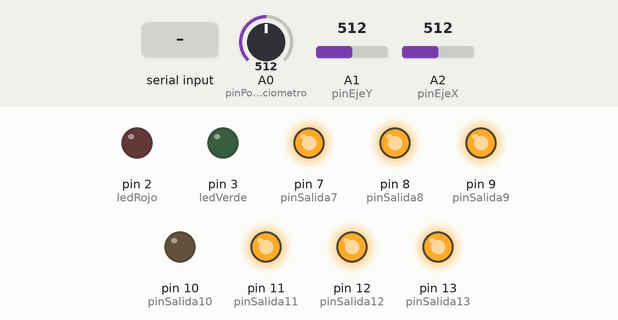
Simulated run of this sketch. Board: Arduino Uno, built with avr-gcc and run on an emulated ATmega328P. Parts: output pins drawn as LEDs (lit = HIGH). Inputs (shaded band) come from the test bench; at power-on: A0 (pinPotenciometro) = 512, A1 (pinEjeY) = 512, A2 (pinEjeX) = 512. What the sketch prints to the serial monitor is not drawn.

Above: at 1.2 s.
1.3 s: "1" received over Serial
At 2.3 s:
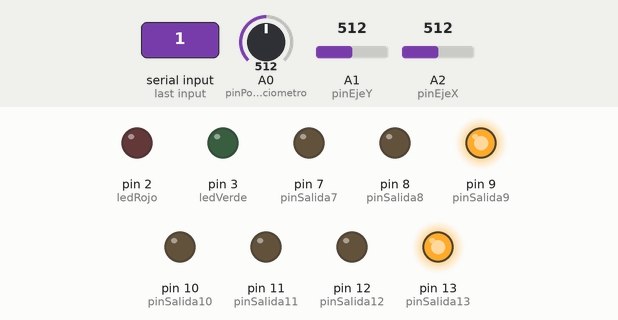
2.8 s: byte 54 (54) received over Serial
At 3.9 s:
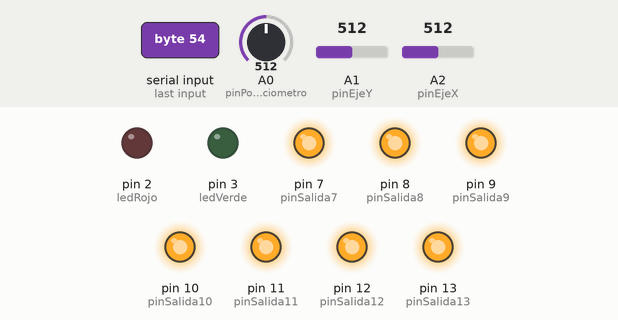
5.8 s: byte 55 (55) received over Serial
At 7.0 s:
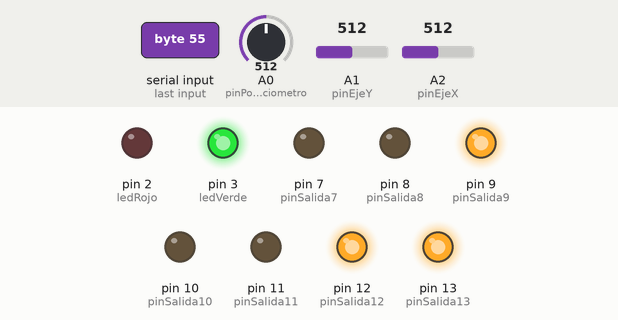
7.3 s: byte 57 (57) received over Serial
At 7.7 s:
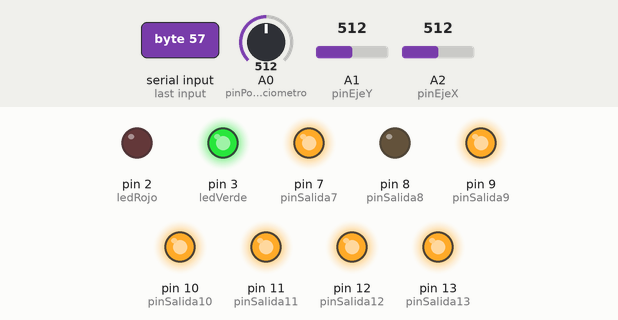
8.8 s: "0" received over Serial
At 9.9 s:
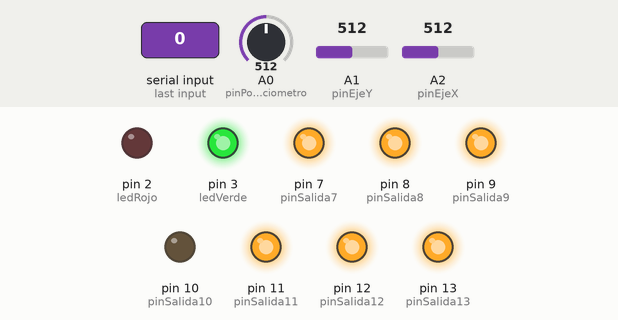
10.3 s: "2" received over Serial
At 11.5 s:
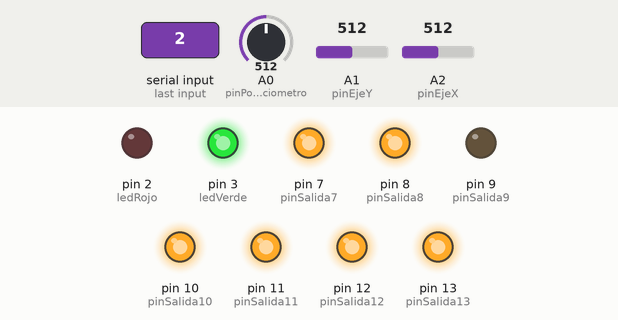
Timing chart, 0 to 12.8 s (numbered marks = the images above; inputs shaded):
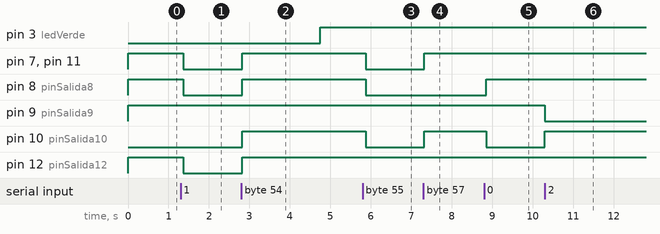

Measured:
- after the input at 1.3 s, pin 7 (pinSalida7), pin 8 (pinSalida8), pin 11 (pinSalida11), pin 12 (pinSalida12): HIGH → LOW after 0.07 s
- after the input at 2.8 s, pin 7 (pinSalida7), pin 8 (pinSalida8), pin 10 (pinSalida10), pin 11 (pinSalida11), pin 12 (pinSalida12): LOW → HIGH at once
- after the input at 5.8 s, pin 7 (pinSalida7), pin 8 (pinSalida8), pin 10 (pinSalida10), pin 11 (pinSalida11): HIGH → LOW after 0.08 s
- after the input at 7.3 s, pin 7 (pinSalida7), pin 10 (pinSalida10), pin 11 (pinSalida11): LOW → HIGH at once
- after the input at 8.8 s, pin 8 (pinSalida8): LOW → HIGH after 0.05 s; pin 10 (pinSalida10): HIGH → LOW after 0.05 s
- after the input at 10.3 s, pin 9 (pinSalida9): HIGH → LOW at once; pin 10 (pinSalida10): LOW → HIGH at once

The sketch:

Atari_Controll.ino
```cpp
//Down Leds Variables
#define ledVerde 3
#define ledAzul 1
#define ledRojo 2
int contador = 0;

// Counter Variables
#define pinSalida7 7
#define pinSalida8 8
#define pinSalida9 9
#define pinSalida10 10
#define pinSalida11 11
#define pinSalida12 12
#define pinSalida13 13
int data;

// Analogic Variables
#define pinPotenciometro A0
#define pinEjeY A1
#define pinEjeX A2
int potenciometro;
int ejeY;
int ejeX;
String w = "w";
String s = "s";

void setup() {
  // Inicializa los pines
  Serial.begin(9600);
  pinMode(pinSalida7, OUTPUT);
  pinMode(pinSalida8, OUTPUT);
  pinMode(pinSalida9, OUTPUT);
  pinMode(pinSalida10, OUTPUT);
  pinMode(pinSalida11, OUTPUT);
  pinMode(pinSalida12, OUTPUT);
  pinMode(pinSalida13, OUTPUT);

  pinMode(ledVerde, OUTPUT);
  pinMode(ledAzul, OUTPUT);
  pinMode(ledRojo, OUTPUT);

  // Inicia el contador en 0
  digitalWrite(pinSalida9, HIGH); digitalWrite(pinSalida8, HIGH); digitalWrite(pinSalida13, HIGH); digitalWrite(pinSalida12, HIGH); digitalWrite(pinSalida11, HIGH); digitalWrite(pinSalida7, HIGH); //0
}

void loop() {
  //Encendido de Led inferiores
  contador += 1 ;
  if (contador % 60 == 0){
    digitalWrite(ledVerde, HIGH);//pone 5V en el pin (enciende el LED)
    digitalWrite(ledRojo, LOW);
  }
  else if (contador % 120 == 0){
    digitalWrite(ledAzul, HIGH);
   digitalWrite(ledVerde, LOW);
  }
  else if (contador & 20 == 0){
    digitalWrite(ledRojo, HIGH);
    digitalWrite(ledAzul, LOW);
  }


  // Lectura del Joystick
  ejeY = analogRead(pinEjeY);
  ejeX = analogRead(pinEjeX);
  //Serial.print(ejeX); Serial.print("  "); Serial.println(ejeY);  // Impime los valores del Joystick
  /*if (ejeX > 900)  // Eje X Joystick
    Serial.println(s);
  if (ejeX < 700)  // Eje X Joystick
    Serial.println(w);*/
  if (ejeY < 700)  // Eje Y Joystick
    Serial.println(w);
  if (ejeY > 900)  // Eje Y Joystick
    Serial.println(s);


  // Lectura del potenciometro
  potenciometro = analogRead(pinPotenciometro);
  if (potenciometro > 1000)
    Serial.println(1);
  else if (potenciometro > 1000)
    Serial.println(1);
  else if (potenciometro > 900)
    Serial.println(0.7);
  else if (potenciometro > 800)
    Serial.println(0.5);
  else if (potenciometro > 700)
    Serial.println(0.3);
  else if (potenciometro < 700)
    Serial.println(0);


  // Lectura del contador
  data = Serial.read();
  if (data != -1){
    //Serial.println(data);
    if (data == 48){
    digitalWrite(pinSalida9, LOW); digitalWrite(pinSalida8, LOW); digitalWrite(pinSalida13, LOW); digitalWrite(pinSalida12, LOW); digitalWrite(pinSalida11, LOW); digitalWrite(pinSalida7, LOW);digitalWrite(pinSalida10, LOW); //8
    digitalWrite(pinSalida9, HIGH); digitalWrite(pinSalida8, HIGH); digitalWrite(pinSalida13, HIGH); digitalWrite(pinSalida12, HIGH); digitalWrite(pinSalida11, HIGH); digitalWrite(pinSalida7, HIGH); //0
    }
    else if (data == 49){
    digitalWrite(pinSalida9, LOW); digitalWrite(pinSalida8, LOW); digitalWrite(pinSalida13, LOW); digitalWrite(pinSalida12, LOW); digitalWrite(pinSalida11, LOW); digitalWrite(pinSalida7, LOW); //0
    digitalWrite(pinSalida13, HIGH); digitalWrite(pinSalida9, HIGH); //1
    }
    if (data == 50){
    digitalWrite(pinSalida13, LOW); digitalWrite(pinSalida9, LOW); //1
    digitalWrite(pinSalida8, HIGH); digitalWrite(pinSalida7, HIGH); digitalWrite(pinSalida10, HIGH); digitalWrite(pinSalida13, HIGH); digitalWrite(pinSalida12, HIGH); //2
    }
    else if (data == 51){
    digitalWrite(pinSalida8, LOW); digitalWrite(pinSalida7, LOW); digitalWrite(pinSalida10, LOW); digitalWrite(pinSalida13, LOW); digitalWrite(pinSalida12, LOW); //2
    digitalWrite(pinSalida12, HIGH); digitalWrite(pinSalida13, HIGH); digitalWrite(pinSalida9, HIGH); digitalWrite(pinSalida10, HIGH); digitalWrite(pinSalida7, HIGH);  //3
    }
    else if (data == 52){
    digitalWrite(pinSalida12, LOW); digitalWrite(pinSalida13, LOW); digitalWrite(pinSalida9, LOW); digitalWrite(pinSalida10, LOW); digitalWrite(pinSalida7, LOW);  //3
    digitalWrite(pinSalida9, HIGH); digitalWrite(pinSalida10, HIGH); digitalWrite(pinSalida13, HIGH); digitalWrite(pinSalida11, HIGH); //4
    }
    else if (data == 53){
    digitalWrite(pinSalida9, LOW); digitalWrite(pinSalida10, LOW); digitalWrite(pinSalida13, LOW); digitalWrite(pinSalida11, LOW); //4
    digitalWrite(pinSalida7, HIGH); digitalWrite(pinSalida9, HIGH); digitalWrite(pinSalida10, HIGH); digitalWrite(pinSalida12, HIGH); digitalWrite(pinSalida11, HIGH); //5
    }
    else if (data == 54){
    digitalWrite(pinSalida7, LOW); digitalWrite(pinSalida9, LOW); digitalWrite(pinSalida10, LOW); digitalWrite(pinSalida12, LOW); digitalWrite(pinSalida11, LOW); //5
    digitalWrite(pinSalida8, HIGH); digitalWrite(pinSalida9, HIGH); digitalWrite(pinSalida10, HIGH); digitalWrite(pinSalida7, HIGH); digitalWrite(pinSalida11, HIGH); digitalWrite(pinSalida12, HIGH);//6
    }
    else if (data == 55){
    digitalWrite(pinSalida8, LOW); digitalWrite(pinSalida9, LOW); digitalWrite(pinSalida10, LOW); digitalWrite(pinSalida7, LOW); digitalWrite(pinSalida11, LOW); digitalWrite(pinSalida12, LOW);//6
    digitalWrite(pinSalida12, HIGH); digitalWrite(pinSalida13, HIGH); digitalWrite(pinSalida9, HIGH); //7
    }
    else if (data == 56){
    digitalWrite(pinSalida9, HIGH); digitalWrite(pinSalida8, HIGH); digitalWrite(pinSalida13, HIGH); digitalWrite(pinSalida12, HIGH); digitalWrite(pinSalida11, HIGH); digitalWrite(pinSalida7, HIGH);digitalWrite(pinSalida10, HIGH); //8
    }
    else if (data == 57){
    digitalWrite(pinSalida8, LOW); //8
    digitalWrite(pinSalida9, HIGH); digitalWrite(pinSalida13, HIGH); digitalWrite(pinSalida12, HIGH); digitalWrite(pinSalida11, HIGH); digitalWrite(pinSalida7, HIGH);digitalWrite(pinSalida10, HIGH); //9
    }
  }
  delay(80);
}
```
